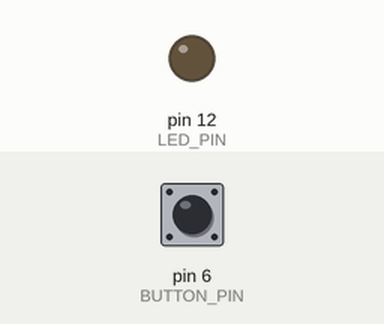
This sketch was run on a simulated Arduino Uno, built with avr-gcc and run on an emulated ATmega328P. On the bench: output pins drawn as LEDs (lit = HIGH). Dashed ring = blinking. The test bench sets the inputs (shaded band); at power-on: pin 6 (BUTTON_PIN) HIGH.

Above: at 1.2 s.
1.3 s: pin 6 (BUTTON_PIN) pulled LOW for 0.15 s
At 1.8 s:
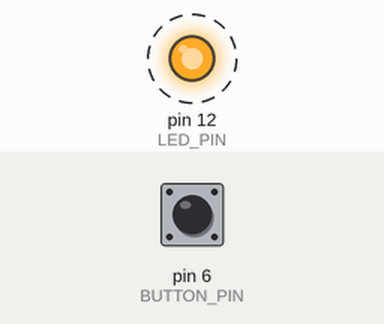
Timing chart, 0 to 10.4 s (numbered marks = the images above; inputs shaded):
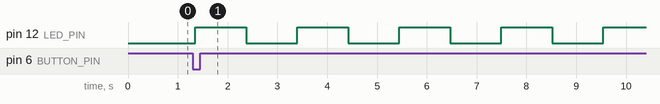

The sketch:

Debounce.ino
```cpp
// This code implements button debounce to ensure reliable button presses.
const int BUTTON_PIN = 6;
const int LED_PIN = 12;
const int INITIAL_INTERVAL = 2048;
const int MIN_INTERVAL = 16;
const unsigned long DEBOUNCE_DELAY = 50;

int interval = INITIAL_INTERVAL;
int prevButtonReading = HIGH;
int prevButtonState = HIGH;
int buttonState = HIGH;
unsigned long lastMillis = 0;
unsigned long lastDebounceMillis = 0;

void setup() {
  pinMode(LED_PIN, OUTPUT);
  pinMode(BUTTON_PIN, INPUT_PULLUP);
}

void loop() {
  int reading = digitalRead(BUTTON_PIN);
  unsigned long currentMillis = millis();

  if (reading != prevButtonReading) {
    lastDebounceMillis = currentMillis; // Change detected, reset the debounce timer
  }

  if ((currentMillis - lastDebounceMillis) >= DEBOUNCE_DELAY) {
    if (reading != buttonState) { // State has stabilized
      prevButtonState = buttonState;
      buttonState = reading;
      if (prevButtonState == HIGH && buttonState == LOW) {
        handleButtonPress();
      }
    }
  }
  prevButtonReading= reading;

  if (currentMillis - lastMillis >= interval) {
    toggleLed();
    lastMillis = currentMillis;
  }
}

void toggleLed() {
  digitalWrite(LED_PIN, !digitalRead(LED_PIN));
}

void handleButtonPress() {
  interval /= 2;
  if (interval < MIN_INTERVAL) {
    interval = INITIAL_INTERVAL;
  }
}
```

Measured:
- after the input at 1.3 s, pin 12 (LED_PIN): alternates HIGH for 1.0 s and LOW for 1.0 s, starting after 0.05 s
